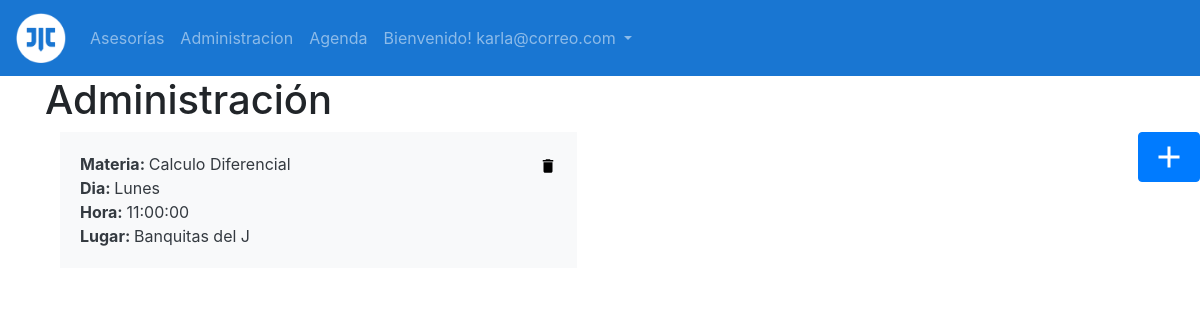
Before: /source/Administracion.php (signed in) with the older database file.
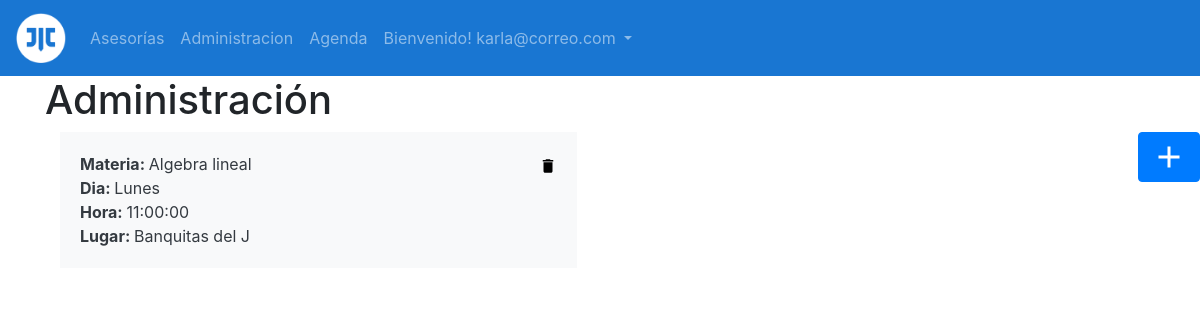
After: the same page with the newer database file.
### tables this page shows
CREATE TABLE `sesiones` (
  `id_sesion` int(80) NOT NULL,
  `dia_semana` varchar(200) NOT NULL,
  `horario_sesion` time NOT NULL,
  `lugar_sesion` varchar(200) NOT NULL,
  `Estado` int(4) NOT NULL,
  `id_asesor` int(80) NOT NULL,
  `id_clase` int(80) NOT NULL
);

CREATE TABLE `clase` (
  `id_asig` int(80) NOT NULL,
  `nombre_asig` varchar(200) NOT NULL,
  `semstre_asig` int(80) NOT NULL
);

### source/Administracion.php (the view, shortened to what this page needs)
<?php
$servername = "localhost";
$username = "root";
$password = "";
$dbname = "javerim";
?>
<!DOCTYPE html>
<html lang="en">
<head>
    <link rel="stylesheet" type="text/css" href="../css/bootstrap.min.css">
    <link rel="stylesheet" type="text/css" href="../css_javerim/javerim_style.css">
</head>
<body>
  <nav class="navbar navbar-expand-lg navbar-dark" style="background-color: #1976D2;">
          <a class="navbar-brand" href="#">
            <img src="../img/iconos/javerim.ico" width="50" height="50" alt="javerin_ico">
          </a>
          <div class="collapse navbar-collapse" id="opciones">
            <ul class="navbar-nav">
              <li class="nav-item">
                <a class="nav-link " href="ver_asesorias.php">Asesorías</a>
              </li>
              <li class="nav-item">
                <a class="nav-link" href="Administracion.php">Administracion</a>
              </li>
              <li class="nav-item">
                <a class="nav-link" href="agenda.php">Agenda</a>
              </li>
              <?php
                if( isset($_SESSION['admin'])):
                    $sesion=$_SESSION['admin'];
                ?>
                <li class="nav-item dropdown">
                  <a class="nav-link dropdown-toggle" href="#" id="navbardrop" data-toggle="dropdown">
                    <?php echo 'Bienvenido! '.$sesion;?>
                  </a>
              </li>
            <?php
                endif;
                ?>
            </ul>
          </div>
        </nav>
    <div class="container">
        <div class="row">
            <div class="col-6">
                <h1>Administración</h1>
            </div>
        </div>
    </div>
    <?php
if( isset($_SESSION['admin']) ):
    $sesion=$_SESSION['admin'];
    try {
    $conn = new PDO("mysql:host=$servername;dbname=$dbname", $username, $password);
    $conn->setAttribute(PDO::ATTR_ERRMODE, PDO::ERRMODE_EXCEPTION);
    $stmt = $conn->prepare("SELECT id_asesor FROM asesor WHERE correo_asesor='$sesion'");
    $stmt->execute();
    $resul =$stmt->fetchAll();
    }
    catch(PDOException $e) {
        echo "Error: " . $e->getMessage();
        echo "no eres Asesor";
    }
    foreach($resul as $iden){
        $idasesor=$iden['id_asesor'];
    }
?>
    <form action="Administracion.php" method="POST">
        <button class="btn btn-primary btn-circle fixed float-right" name="añadir">
            <img src="../img/iconos/2x/baseline_add_white_18dp.png" alt="add">
        </button>
    </form>
    <?php
    try {
    $conn = new PDO("mysql:host=$servername;dbname=$dbname", $username, $password);
    $conn->setAttribute(PDO::ATTR_ERRMODE, PDO::ERRMODE_EXCEPTION);
    $stmt = $conn->prepare("SELECT clase.nombre_asig, sesiones.id_sesion, sesiones.dia_semana, sesiones.horario_sesion, sesiones.lugar_sesion FROM `sesiones` INNER JOIN asesor ON sesiones.id_asesor=asesor.id_asesor INNER JOIN clase ON sesiones.id_clase= clase.id_asig WHERE sesiones.id_asesor='$idasesor'");
    $stmt->execute();
    $resultado =$stmt->fetchAll();
    }
    catch(PDOException $e) {
        echo "Error: " . $e->getMessage();
        echo "No eres Asesor";
    }
    ?>
    <div class="container">
        <div class="row">
            <?php foreach ($resultado as $dato): ?>
            <div class="col-md-6">
                <div class="card-body bg-light text-dark">
                    <a href="" class="float-right ml-3" data-toggle="modal" data-target="#myModal" onclick="verDatos('<?php echo $dato['id_sesion']?>','<?php echo $dato['nombre_asig']?>','<?php echo $dato['dia_semana'] ?>','<?php echo $dato['horario_sesion']?>','<?php echo $dato['lugar_sesion'] ?>')">
                        <img src="../img/iconos/1x/baseline_delete_black_18dp.png" class="card-img-top rounded-circle" alt="trash">
                    </a>
                    <b>Materia: </b> <?php echo $dato['nombre_asig'] ?> <br>
                    <p class="card-text">
                        <b>Dia: </b> <?php echo $dato['dia_semana'] ?><br>
                        <b>Hora: </b> <?php echo $dato['horario_sesion'] ?><br>
                        <b>Lugar: </b> <?php echo $dato['lugar_sesion'] ?>
                    </p>
                </div>
            </div>
            <?php endforeach ?>
        </div>
    </div>
    <?php
else:
?>
    <h3>Tienes que iniciar sesión como Asesor</h3>
    <?php endif;
?>
</body>
</html>

Changed rows visible on the page:
changed through a linked row, sesiones "Lunes": id_clase.nombre_asig "Calculo Diferencial" → "Algebra lineal"
